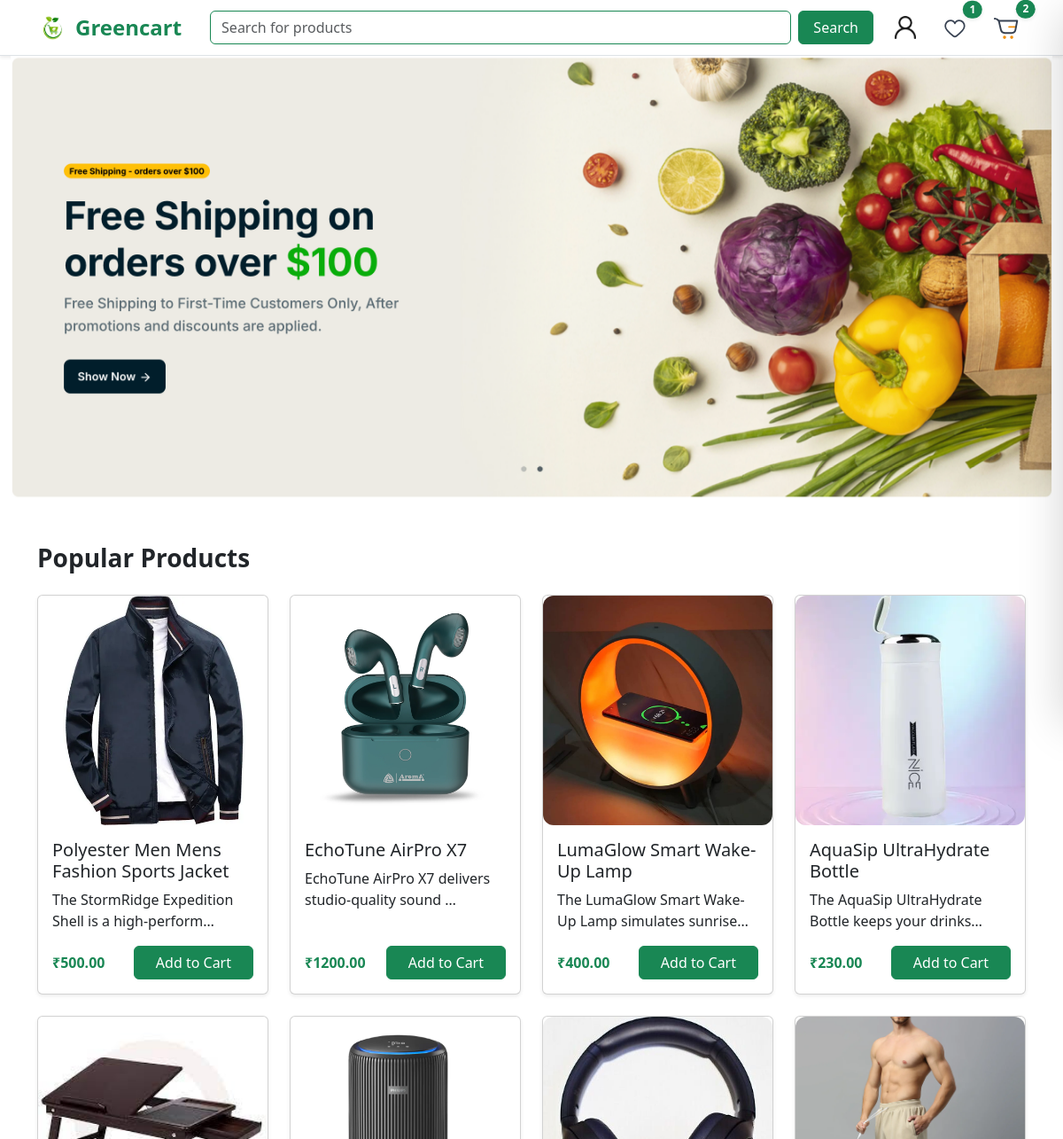
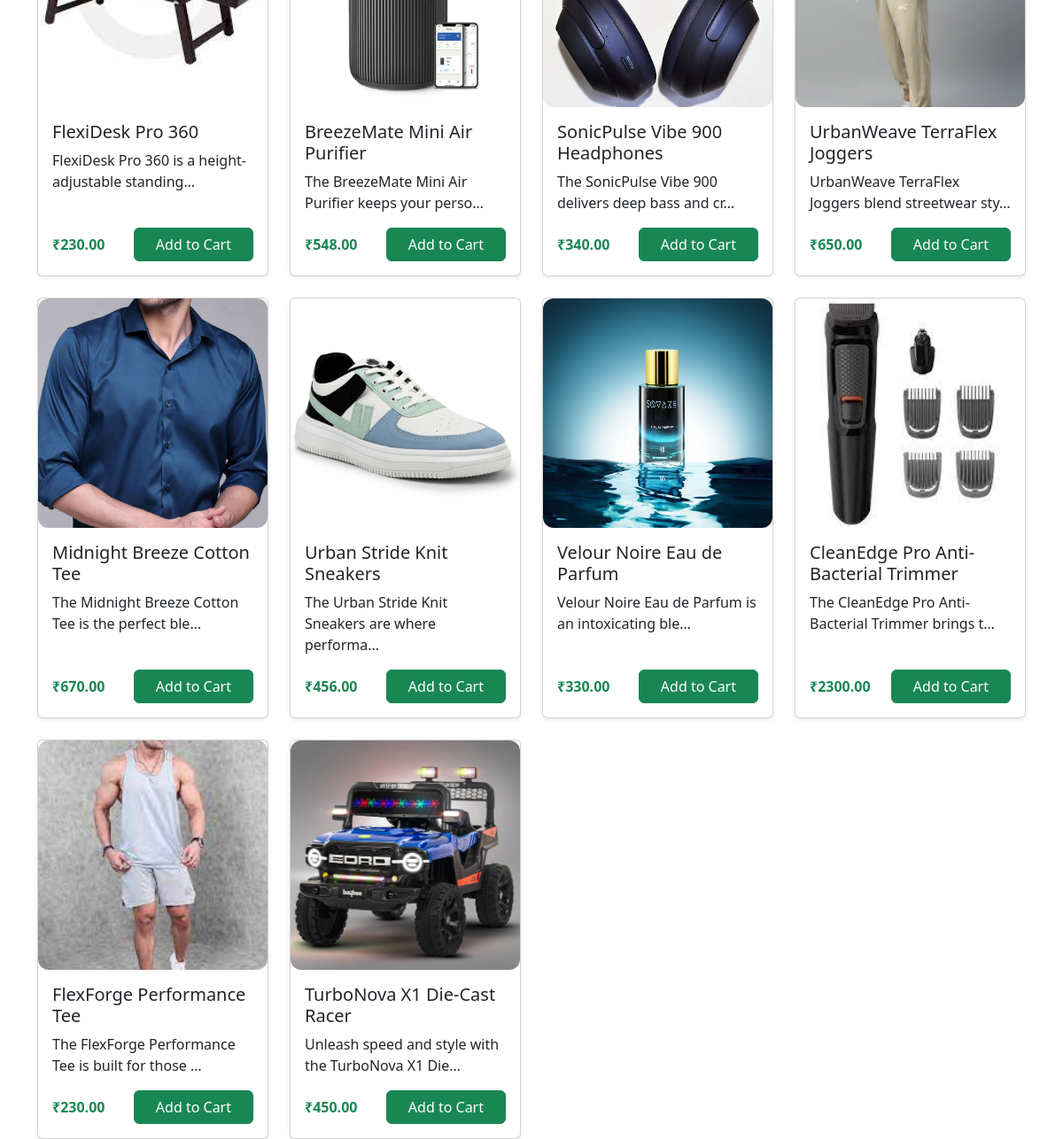
The app's page /shop/ with its own data (2 pictures, top to bottom).
### shop/models.py (models this page shows, shortened)
class Products(models.Model):
    productid = models.AutoField(primary_key=True)
    name = models.CharField(max_length=100)
    description = models.TextField()
    productcategory = models.ForeignKey(Categories, on_delete=models.CASCADE)
    price = models.DecimalField(max_digits=10, decimal_places=2)
    stock = models.IntegerField()
    productimage = models.ImageField(upload_to='shop/media/', null=True, blank=True)

### shop/views.py (the view, shortened to what this page needs)
# urls.py: 2. Add a URL to urlpatterns:  path('', views.home, name='home')
def home(request):
    products = Products.objects.all()
    banners = Banner.objects.all()
    if not request.user.is_authenticated:
        return render(request, 'shop/homepage.html',{'banners': banners,'products': products})

### myshop/shop/templates/shop/homepage.html (shortened to what this page needs)
{% extends 'shop/base.html' %}
{% load static %}
{% block body %}
<div id="heroCarousel" class="carousel slide container-fluid" data-bs-ride="carousel">
  <div class="carousel-inner">
    <div class="carousel-item active">
      <img src="{% static 'store/media/banner1.png' %}" class="d-block w-100" alt="Banner 1">
    </div>
  </div>
</div>
<div class="container mt-5">
  <h3 class="fw-bold text mb-4">Popular Products</h3>
  <div class="row row-cols-1 row-cols-sm-2 row-cols-md-4 g-4">
    {% for i in products %}
    <div class="col">
      <div class="card h-100 shadow-sm">
        <div style="aspect-ratio: 4/4; overflow: hidden; border-radius: 12px;">
          <img src="{{ i.productimage.url }}" class="card-img-top" alt="{{ i.name }}"
            style="width: 100%; height: 100%; object-fit: cover; transition: transform 0.2s ease-in-out;"
            onmouseover="this.style.transform='scale(1.03)'" onmouseout="this.style.transform='scale(1)'">
        </div>
        <div class="card-body d-flex flex-column">
          <h5 class="card-title">
            <a href="{% url 'productdetail' i.productid %}" class="text-decoration-none text-dark">
              {{ i.name }}
            </a>
          </h5>
          <p class="card-text">{{ i.description|truncatechars:50 }}</p>
          <div class="mt-auto d-flex justify-content-between align-items-center">
            <span class="fw-bold text-success">₹{{ i.price }}</span>
            <a href="#" class="btn btn-success px-4" onclick="handleCartClick(this)">Add to Cart</a>
          </div>
        </div>
      </div>
    </div>
    {% endfor %}
  </div>
</div>
{% endblock %}

### records on screen
Products: productimage (picture), name "Polyester Men Mens Fashion Sports Jacket", description "The StormRidge Expedition Shell is a high-perform…", price "500.00"
Products: productimage (picture), name "EchoTune AirPro X7", description "EchoTune AirPro X7 delivers studio-quality sound …", price "1200.00"
Products: productimage (picture), name "LumaGlow Smart Wake-Up Lamp", description "The LumaGlow Smart Wake-Up Lamp simulates sunrise…", price "400.00"
Products: productimage (picture), name "AquaSip UltraHydrate Bottle", description "The AquaSip UltraHydrate Bottle keeps your drinks…", price "230.00"
Products: productimage (picture), name "FlexiDesk Pro 360", description "FlexiDesk Pro 360 is a height-adjustable standing…", price "230.00"
Products: productimage (picture), name "BreezeMate Mini Air Purifier", description "The BreezeMate Mini Air Purifier keeps your perso…", price "548.00"
Products: productimage (picture), name "SonicPulse Vibe 900 Headphones", description "The SonicPulse Vibe 900 delivers deep bass and cr…", price "340.00"
Products: productimage (picture), name "UrbanWeave TerraFlex Joggers", description "UrbanWeave TerraFlex Joggers blend streetwear sty…", price "650.00"
Products: productimage (picture), name "Midnight Breeze Cotton Tee", description "The Midnight Breeze Cotton Tee is the perfect ble…", price "670.00"
Products: productimage (picture), name "Urban Stride Knit Sneakers", description "The Urban Stride Knit Sneakers are where performa…", price "456.00"
Products: productimage (picture), name "Velour Noire Eau de Parfum", description "Velour Noire Eau de Parfum is an intoxicating ble…", price "330.00"
Products: productimage (picture), name "CleanEdge Pro Anti-Bacterial Trimmer", description "The CleanEdge Pro Anti-Bacterial Trimmer brings t…", price "2300.00"
Products: productimage (picture), name "FlexForge Performance Tee", description "The FlexForge Performance Tee is built for those …", price "230.00"
Products: productimage (picture), name "TurboNova X1 Die-Cast Racer", description "Unleash speed and style with the TurboNova X1 Die…", price "450.00"
